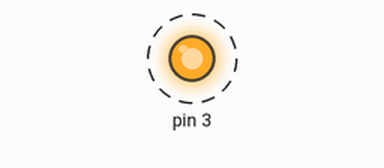
Bench run of a sketch on a simulated Arduino Uno, built with avr-gcc and run on an emulated ATmega328P. On the bench: output pins drawn as LEDs (lit = HIGH). Dashed ring = blinking.

Above: at 0.5 s.
Timing chart, 0 to 4.6 s (numbered marks = the images above):
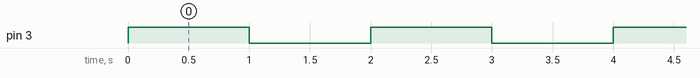

Measured:
- by itself, pin 3: alternates HIGH for 1.0 s and LOW for 1.0 s

The sketch:

blink.ino
```cpp
void setup() {
  DDRD |= 1<<DDD3;
}

void loop() {
  PORTD ^= 1<<PD3;
  delay(1000);
}
```
